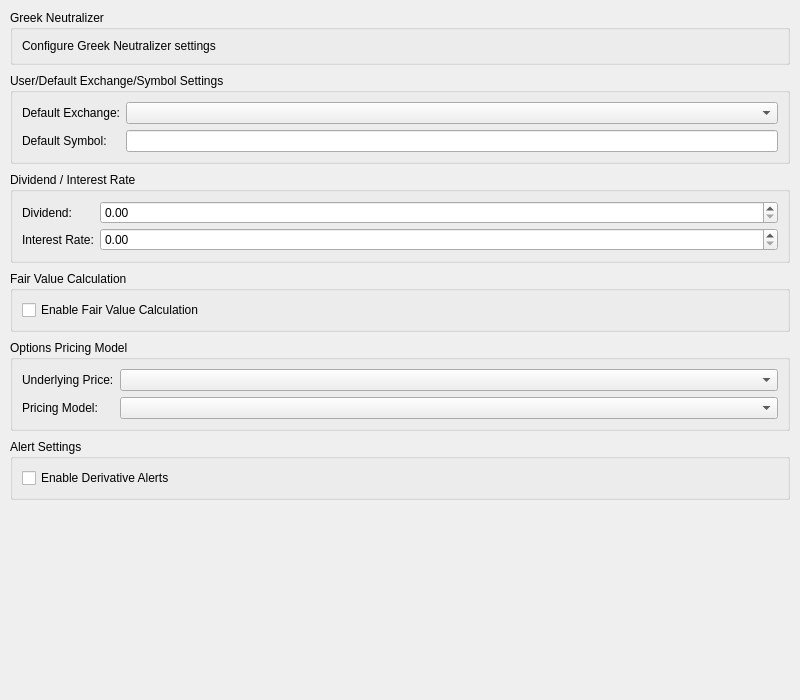
<?xml version="1.0" encoding="UTF-8"?>
<ui version="4.0">
 <class>PreferencesDerivativeTab</class>
 <widget class="QWidget" name="PreferencesDerivativeTab">
  <property name="geometry">
   <rect><x>0</x><y>0</y><width>800</width><height>700</height></rect>
  </property>
  <property name="windowTitle">
   <string>Derivatives</string>
  </property>
  <layout class="QVBoxLayout" name="verticalLayout_derivatives">
   <property name="spacing"><number>8</number></property>
   <property name="leftMargin"><number>10</number></property>
   <property name="topMargin"><number>10</number></property>
   <property name="rightMargin"><number>10</number></property>
   <property name="bottomMargin"><number>10</number></property>
   
   <!-- Greek Neutralizer Section -->
   <item>
    <widget class="QGroupBox" name="groupBox_greekNeutralizer">
     <property name="title"><string>Greek Neutralizer</string></property>
     <layout class="QVBoxLayout" name="verticalLayout_greekNeutralizer">
      <item>
       <widget class="QLabel" name="label_greekNeutralizerInfo">
        <property name="text"><string>Configure Greek Neutralizer settings</string></property>
       </widget>
      </item>
     </layout>
    </widget>
   </item>
   
   <!-- User/Default Exchange/Symbol Settings -->
   <item>
    <widget class="QGroupBox" name="groupBox_exchangeSymbol">
     <property name="title"><string>User/Default Exchange/Symbol Settings</string></property>
     <layout class="QFormLayout" name="formLayout_exchangeSymbol">
      <item row="0" column="0">
       <widget class="QLabel" name="label_defaultExchange">
        <property name="text"><string>Default Exchange:</string></property>
       </widget>
      </item>
      <item row="0" column="1">
       <widget class="QComboBox" name="comboBox_defaultExchange">
        <property name="maximumWidth"><number>150</number></property>
       </widget>
      </item>
      <item row="1" column="0">
       <widget class="QLabel" name="label_defaultSymbol">
        <property name="text"><string>Default Symbol:</string></property>
       </widget>
      </item>
      <item row="1" column="1">
       <widget class="QLineEdit" name="lineEdit_defaultSymbol">
        <property name="maximumWidth"><number>150</number></property>
       </widget>
      </item>
     </layout>
    </widget>
   </item>
   
   <!-- Dividend/Interest Rate -->
   <item>
    <widget class="QGroupBox" name="groupBox_dividendInterest">
     <property name="title"><string>Dividend / Interest Rate</string></property>
     <layout class="QFormLayout" name="formLayout_dividendInterest">
      <property name="horizontalSpacing"><number>6</number></property>
      <property name="verticalSpacing"><number>4</number></property>
      <item row="0" column="0">
       <widget class="QLabel" name="label_dividend">
        <property name="text"><string>Dividend:</string></property>
       </widget>
      </item>
      <item row="0" column="1">
       <widget class="QDoubleSpinBox" name="doubleSpinBox_dividend">
        <property name="maximumWidth"><number>100</number></property>
       </widget>
      </item>
      <item row="1" column="0">
       <widget class="QLabel" name="label_interestRate">
        <property name="text"><string>Interest Rate:</string></property>
       </widget>
      </item>
      <item row="1" column="1">
       <widget class="QDoubleSpinBox" name="doubleSpinBox_interestRate">
        <property name="maximumWidth"><number>100</number></property>
       </widget>
      </item>
     </layout>
    </widget>
   </item>
   
   <!-- Fair Value Calculation Options -->
   <item>
    <widget class="QGroupBox" name="groupBox_fairValue">
     <property name="title"><string>Fair Value Calculation</string></property>
     <layout class="QVBoxLayout" name="verticalLayout_fairValue">
      <item>
       <widget class="QCheckBox" name="checkBox_enableFairValue">
        <property name="text"><string>Enable Fair Value Calculation</string></property>
       </widget>
      </item>
     </layout>
    </widget>
   </item>
   
   <!-- Underlying Price / Options Pricing Model -->
   <item>
    <widget class="QGroupBox" name="groupBox_pricingModel">
     <property name="title"><string>Options Pricing Model</string></property>
     <layout class="QFormLayout" name="formLayout_pricingModel">
      <item row="0" column="0">
       <widget class="QLabel" name="label_underlyingPrice">
        <property name="text"><string>Underlying Price:</string></property>
       </widget>
      </item>
      <item row="0" column="1">
       <widget class="QComboBox" name="comboBox_underlyingPrice">
        <property name="maximumWidth"><number>150</number></property>
       </widget>
      </item>
      <item row="1" column="0">
       <widget class="QLabel" name="label_pricingModel">
        <property name="text"><string>Pricing Model:</string></property>
       </widget>
      </item>
      <item row="1" column="1">
       <widget class="QComboBox" name="comboBox_pricingModel">
        <property name="maximumWidth"><number>150</number></property>
       </widget>
      </item>
     </layout>
    </widget>
   </item>
   
   <!-- Alert Settings -->
   <item>
    <widget class="QGroupBox" name="groupBox_derivativeAlerts">
     <property name="title"><string>Alert Settings</string></property>
     <layout class="QVBoxLayout" name="verticalLayout_derivativeAlerts">
      <item>
       <widget class="QCheckBox" name="checkBox_enableDerivativeAlerts">
        <property name="text"><string>Enable Derivative Alerts</string></property>
       </widget>
      </item>
     </layout>
    </widget>
   </item>
   
   <item>
    <spacer name="verticalSpacer_derivatives">
     <property name="orientation"><enum>Qt::Vertical</enum></property>
     <property name="sizeHint"><size><width>20</width><height>40</height></size></property>
    </spacer>
   </item>
  </layout>
 </widget>
 <resources/>
 <connections/>
</ui>
